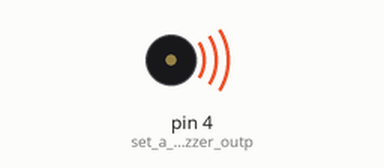
This sketch was run on a simulated Arduino Uno, built with avr-gcc and run on an emulated ATmega328P. Shown: buzzer (waves = sounding).

Above: at 0.3 s.
Timing chart, 0 to 3.5 s (numbered marks = the images above):
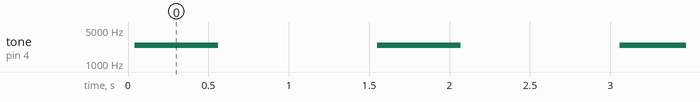

The sketch:

buzzer_example.ino
```cpp
// Buzzer example function for the CEM-1203 buzzer (Sparkfun's part #COM-07950).
// by Rob Faludi
// http://www.faludi.com

void setup() {
  pinMode(4, OUTPUT); // set a pin for buzzer output
}

void loop() {
  buzz(4, 2500, 500); // buzz the buzzer on pin 4 at 2500Hz for 1000 milliseconds
  delay(1000); // wait a bit between buzzes
}

void buzz(int targetPin, long frequency, long length) {
  long delayValue = 1000000/frequency/2; // calculate the delay value between transitions
  //// 1 second's worth of microseconds, divided by the frequency, then split in half since
  //// there are two phases to each cycle
  long numCycles = frequency * length/ 1000; // calculate the number of cycles for proper timing
  //// multiply frequency, which is really cycles per second, by the number of seconds to
  //// get the total number of cycles to produce
 for (long i=0; i < numCycles; i++){ // for the calculated length of time...
    digitalWrite(targetPin,HIGH); // write the buzzer pin high to push out the diaphram
    delayMicroseconds(delayValue); // wait for the calculated delay value
    digitalWrite(targetPin,LOW); // write the buzzer pin low to pull back the diaphram
    delayMicroseconds(delayValue); // wait againf or the calculated delay value
  }
}
```

Measured:
- by itself, tone on pin 4 (set_a_pin_for_buzzer_outp): alternates 2456 Hz for 0.52 s and silent for 0.99 s
